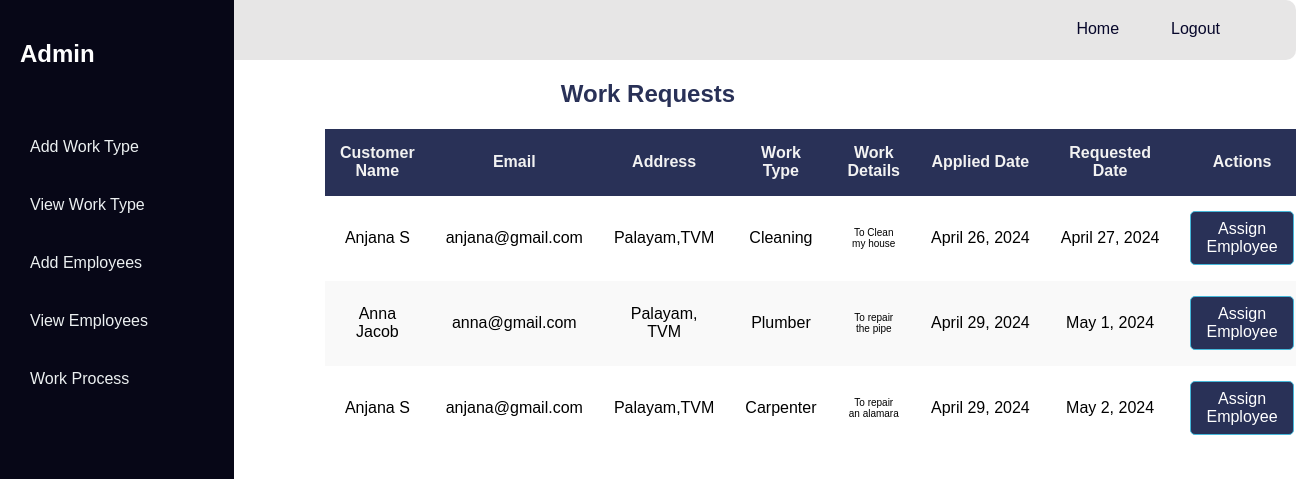
Page /adminapp/view__user_JobApplications/ on the committed database.
### Home/models.py (models this page shows)
class User(AbstractUser):
    usertype = models.CharField(max_length=50)
    address = models.CharField(max_length=255)
    phone_number = models.IntegerField(default=0)

### Admin/views.py (the view)
# urls.py: path('view__user_JobApplications/',view__user_JobApplications,name='view__user_JobApplications'),
def view__user_JobApplications(request):
    sql_query="""select Customer_job_application.id as id, first_name, last_name,email,Home_user_details.address, Home_user_details.lat,Home_user_details.lng,dept_name,
work_details,apply_date, work_date,status
 from Customer_job_application
join Home_user on Customer_job_application.user_id_id=Home_user.id
join Home_user_details on Home_user_details.user_id_id=Home_user.id
join Admin_department on Customer_job_application.department_id_id=Admin_department.id

where status='Pending'"""      #join Admin_location on Home_user_details.loc_id_id= Admin_location.id
    with connection.cursor() as cursor:
        cursor.execute(sql_query)
        rows = dictfetchall(cursor)
    result=rows
    print(result,'...')
    return render(request,'admin/view__user_JobApplications.html',{'result':result})

### Admin/views.py (called while the page is built)
def dictfetchall(cursor):
    desc = cursor.description
    return [
        dict(zip([col[0] for col in desc], row))
        for row in cursor.fetchall()
    ]

### Admin/templates/admin/view__user_JobApplications.html (shortened to what this page needs)
{% extends 'admin/shared/base1.html' %}
{% load static %}
{% block content %}
<div class="table-container">
    <div>
        <div>
            <div>
                <h2 style="color: #293157;"> Work Requests </h2>
            </div>
            <div>
            {% if result %}
                <table class="custom-table">
                    <thead>
                        <tr>
                            <th scope="col">Customer Name</th>
                            <th scope="col">Email</th>
                            <th scope="col">Address</th>
                            <th scope="col">Work Type</th>
                            <th scope="col">Work Details</th>
                            <th scope="col">Applied Date</th>
                            <th scope="col">Requested Date</th>
                            <th scope="col">Actions</th>
                        </tr>
                    </thead>
                    <tbody>
                        {% for i in result %}
                        <tr>
                            <td>{{i.first_name}} {{i.last_name}}</td>
                            <td>{{i.email}}</td>
                            <td>{{i.address}}</td>
                            <td>{{i.dept_name}}</td>
                            <td style="font-size: 10px;">{{i.work_details}}</td>
                            <td class="name">{{i.apply_date|date:"F j, Y"}}</td>
                            <td class="name">{{i.work_date}}</td>
                            <td class="action-buttons">
                                <a href="{% url 'view_employee_to_assign' id=i.id %}" style="display: inline-block; text-decoration: none; color: #fff; padding: 8px 15px; background-color:#293157; border: 1px solid #46b8da; border-radius: 5px;">
                                    Assign Employee
                                </a>
                            </td>
                        </tr>
                        {% endfor %}
                    </tbody>
                </table>
                {% else %}
                <h3>No Data to Display</h3>
                {% endif %}
            </div>
        </div>
    </div>
</div>
{% endblock content %}

### Admin/templates/admin/shared/base1.html (style rules this page uses)
body { margin: 0; font-family: 'Arial', sans-serif; }

### Admin/templates/admin/view__user_JobApplications.html (style rules this page uses)
.table-container { text-align: center; margin: 20px auto; width: 50%; }
.custom-table { width: 40%; border-collapse: collapse; margin: 20px auto; border: 1px solid #ddd; }
.custom-table th, .custom-table td { border: 1px solid transparent; padding: 15px; text-align: center; }
.custom-table th { background-color: #293157; color: #f2f2f2; }
.custom-table tr:nth-child(even) { background-color: #f9f9f9; }
.custom-table .action-buttons a { text-decoration: none; color: #f2f2f2; padding: 5px 10px; border: 1px solid #ddd; border-radius: 3px; cursor: pointer; display: inline-block; }
.custom-table .name { white-space: nowrap; }

### rows in the picture
User: first_name "Anjana", last_name "S", email "anjana@gmail.com", address "Palayam,TVM", dept_name "Cleaning", work_details "To Clean my house", apply_date "April 26, 2024", work_date "April 27, 2024", dept_name "Carpenter", work_details "To repair an alamara", apply_date "April 29, 2024", work_date "May 2, 2024"
User: first_name "Anna", last_name "Jacob", email "anna@gmail.com", address "Palayam, TVM", dept_name "Plumber", work_details "To repair the pipe", apply_date "April 29, 2024", work_date "May 1, 2024"
